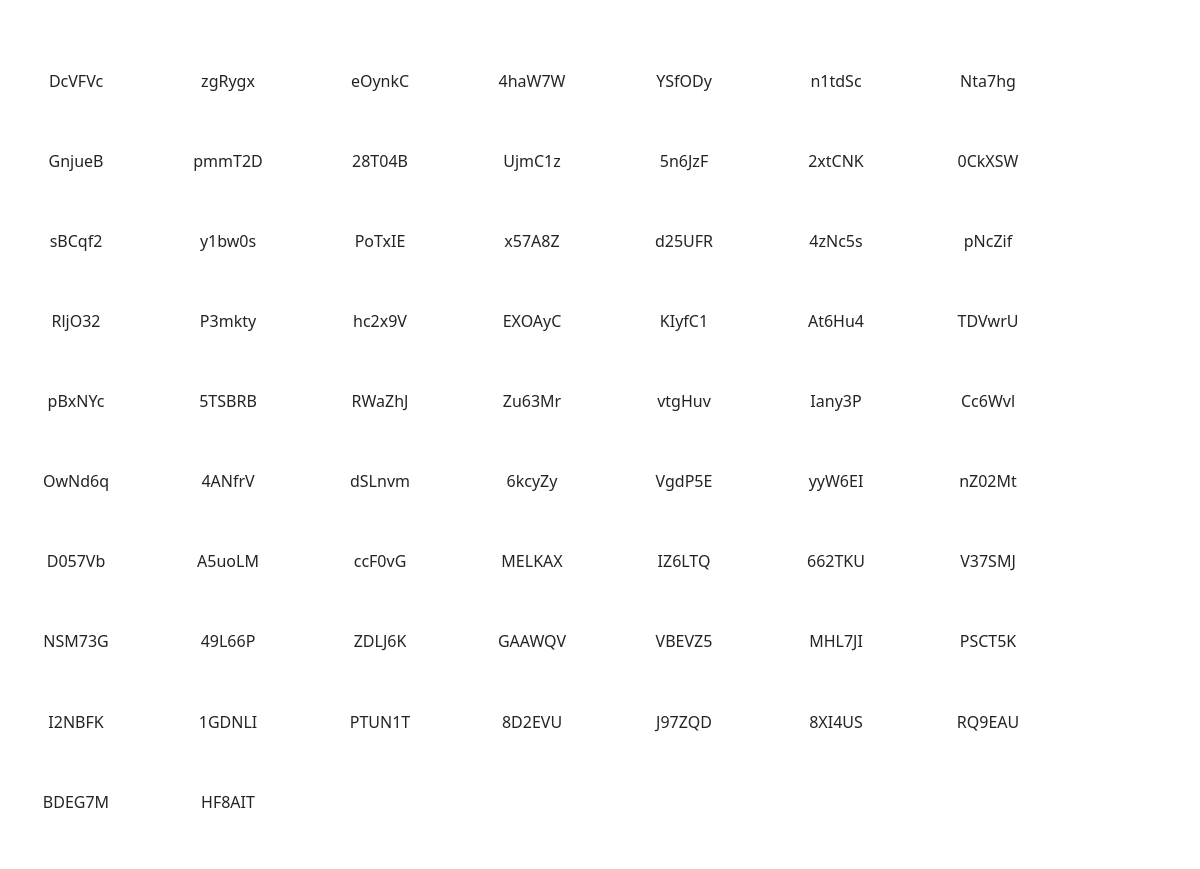
Page /stickers/ (signed in) on the earlier database version.
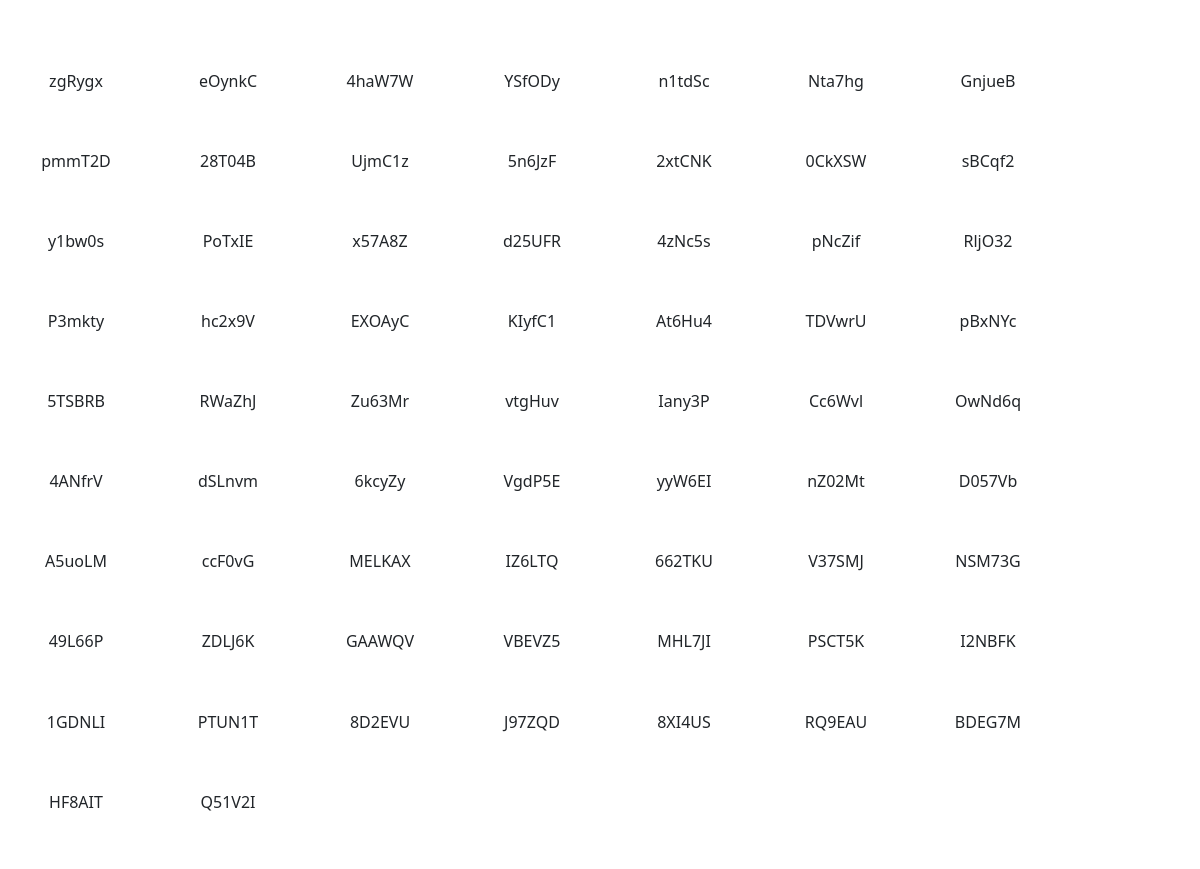
Same page on the later database version.
### listings/models.py (models this page shows, shortened)
class UniqueReference(models.Model):
    repairstore = models.ForeignKey(RepairStore, on_delete=models.CASCADE)
    value = models.CharField(max_length=6, unique=True)
    is_used = models.BooleanField(default=False)

### listings/views.py (the view)
# urls.py: path('stickers/', stickers, name='stickers'),
@login_required
@require_http_methods(['GET'])
def stickers(request):
    try:
        repairstore = RepairStore.objects.get(user=request.user)
        stickers = UniqueReference.objects.filter(repairstore=repairstore, is_used=False)
        template = 'stickers.html'
        context = {
            'stickers': stickers,
        }
        return render(request, template, context)
    except RepairStore.DoesNotExist:
        return render(request, 'error_page.html', {'error_message': 'User has no associated RepairStore'})

### listings/templates/stickers.html (shortened to what this page needs)
{% load l10n %}
<!DOCTYPE html>
<html lang="en">
<head>
    <link href="https://cdn.jsdelivr.net/npm/bootstrap@5.2.3/dist/css/bootstrap.min.css" rel="stylesheet">
    <link rel="stylesheet" href="https://cdnjs.cloudflare.com/ajax/libs/paper-css/0.3.0/paper.css">
</head>
<body class="A4">
    <section class="sheet m-0" style="padding-top: 10.7mm; padding-bottom: 10.7mm;">
        <div class="container-fluid p-0 m-0">
            <div class="row p-0 m-0">
                <div class="col-12 p-0 m-0 mx-auto">
                    {% for sticker in stickers %}
                    <div class="card p-0 mx-1 border-0" style="float: left; width: 38.1mm; height: 21.2mm; padding: 3mm;">
                        <span class="text-center my-auto">{{ sticker.value }}</span>
                    </div>
                    {% endfor %}
                </div>
            </div>
        </div>
    </section>
</body>
</html>

Differences in the rows shown:
no longer on this page (row edited): UniqueReference: value "DcVFVc"
added UniqueReference: value "Q51V2I"
